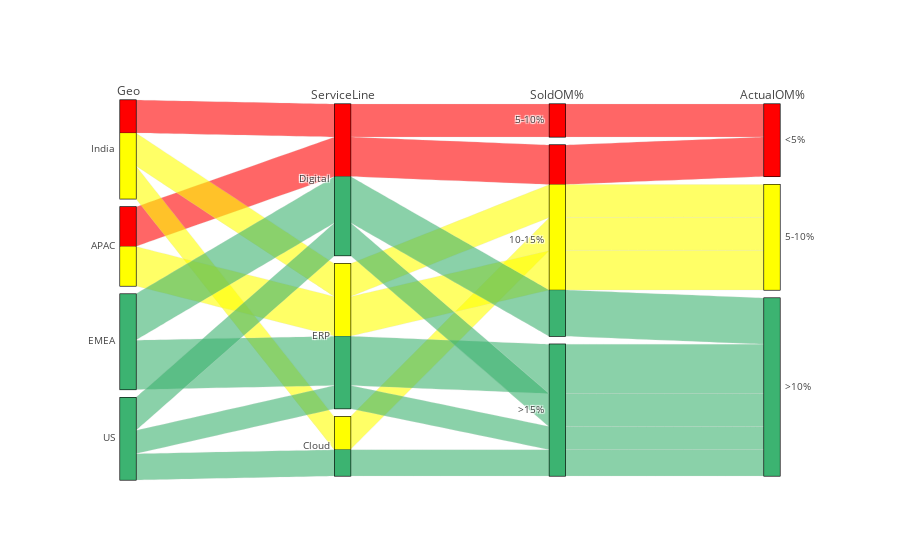

Source (notebook cell):
### Code cell
parcats = go.Parcats(
    dimensions=[
        {'label': 'Geo',
         'values': ['India', 'India', 'India', 'APAC','APAC','EMEA', 'EMEA','US', 'US', 'US']},

        {'label': 'ServiceLine',
         'values': ['Digital', 'ERP', 'Cloud','Digital', 'ERP', 'Digital', 'ERP', 'Digital', 'ERP', 'Cloud']},
        {'label': 'SoldOM%',
         'values': ['5-10%', '10-15%','10-15%', '10-15%','10-15%', '10-15%','>15%', '>15%','>15%', '>15%' ]},
               
        {'label': 'ActualOM%',
         'values': ['<5%', '5-10%','5-10%', '<5%','5-10%', '>10%','>10%', '>10%','>10%', '>10%' ]}    
    ],
    counts=[10, 10, 10, 12, 12,14, 15, 10, 7,8],
    line={'color': [0, 0.5,0.5, 0,0.5, 1,1, 1,1, 1 ],
        'colorscale' : [[0, 'red'],[0.5, 'yellow'], [1, 'mediumseagreen']]
    
        }
)

iplot([parcats])

### Figure 1 — Plotly figure (JSON) as saved in the notebook; plotly's stock layout.template omitted (floating-point values rounded to 4 significant figures)
{"data": [{"counts": [10, 10, 10, 12, 12, 14, 15, 10, 7, 8], "dimensions": [{"label": "Geo", "values": ["India", "India", "India", "APAC", "APAC", "EMEA", "EMEA", "US", "US", "US"]}, {"label": "ServiceLine", "values": ["Digital", "ERP", "Cloud", "Digital", "ERP", "Digital", "ERP", "Digital", "ERP", "Cloud"]}, {"label": "SoldOM%", "values": ["5-10%", "10-15%", "10-15%", "10-15%", "10-15%", "10-15%", ">15%", ">15%", ">15%", ">15%"]}, {"label": "ActualOM%", "values": ["<5%", "5-10%", "5-10%", "<5%", "5-10%", ">10%", ">10%", ">10%", ">10%", ">10%"]}], "line": {"color": [0, 0.5, 0.5, 0, 0.5, 1, 1, 1, 1, 1], "colorscale": [[0, "red"], [0.5, "yellow"], [1, "mediumseagreen"]]}, "type": "parcats", "uid": "6d4976b1-9c69-4d3d-93b2-ef43c359fb62"}], "layout": {}}
